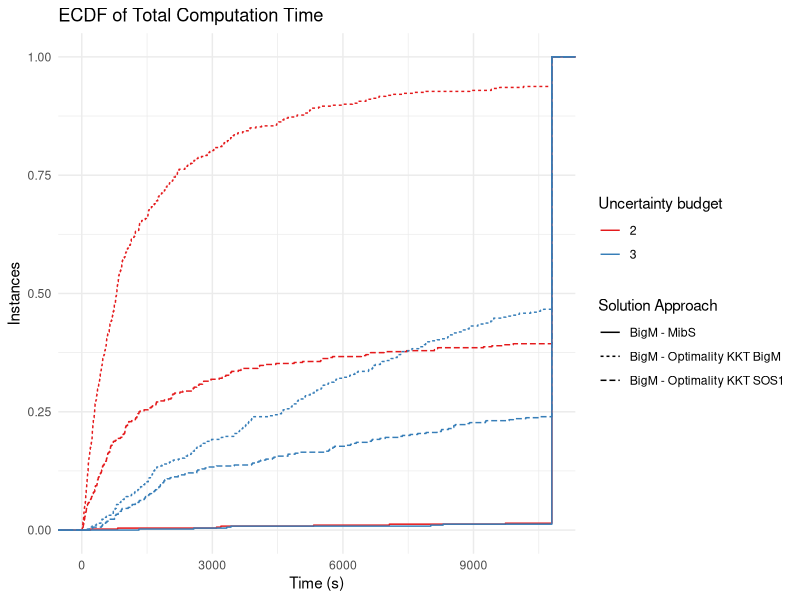
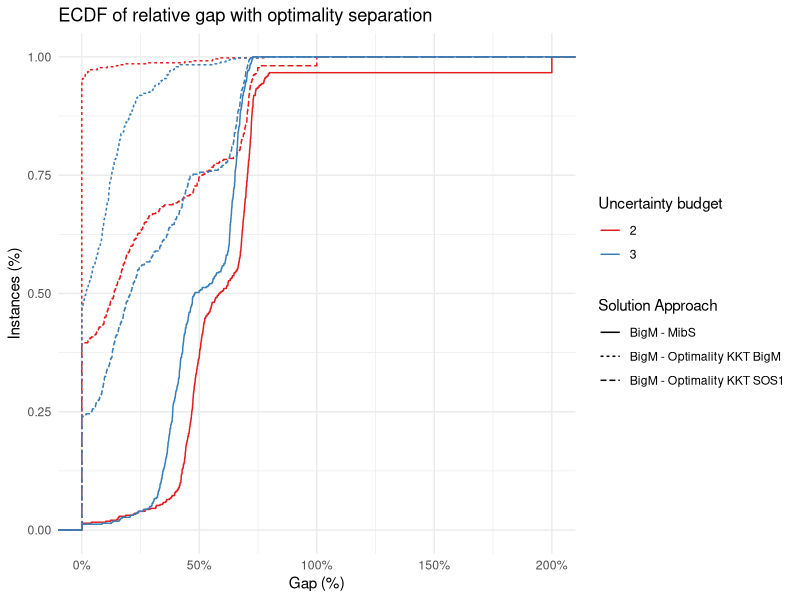
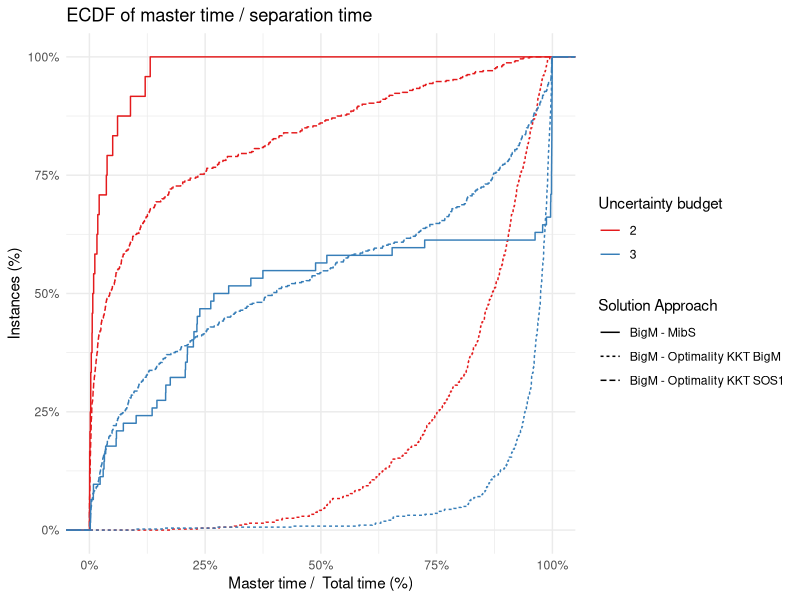
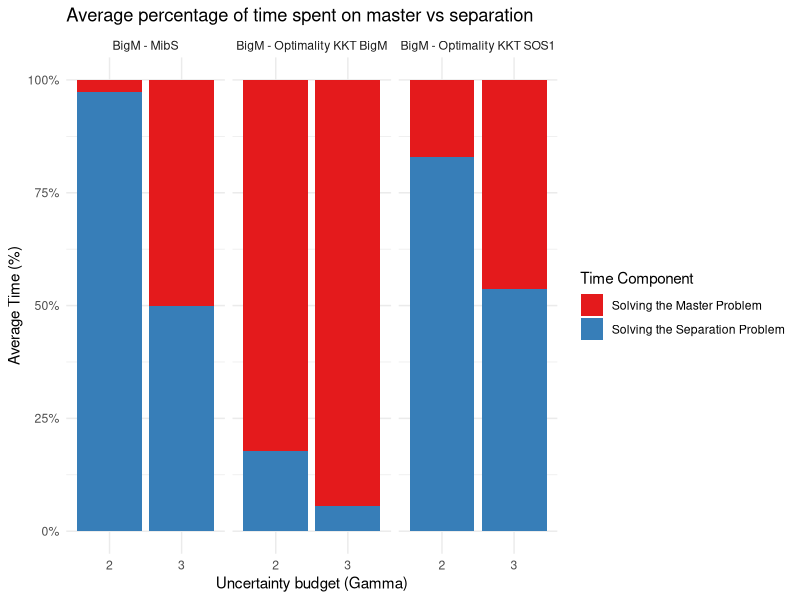
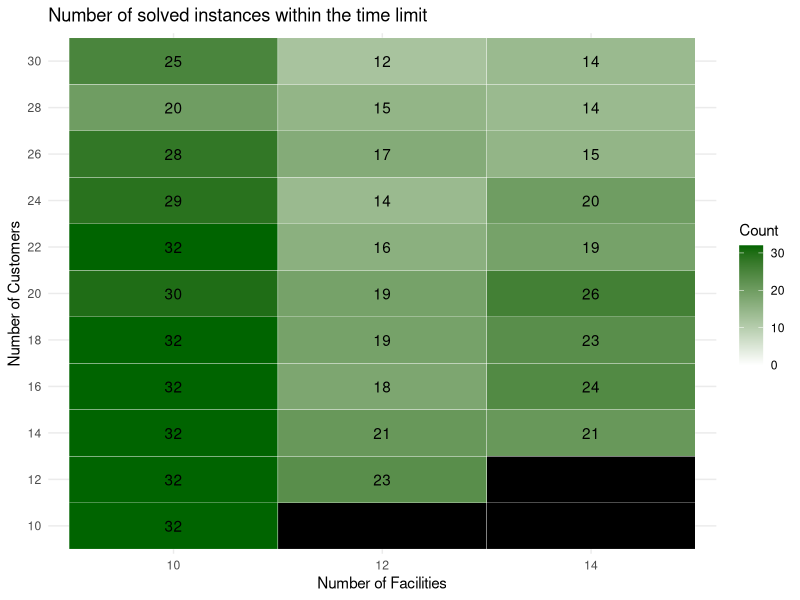
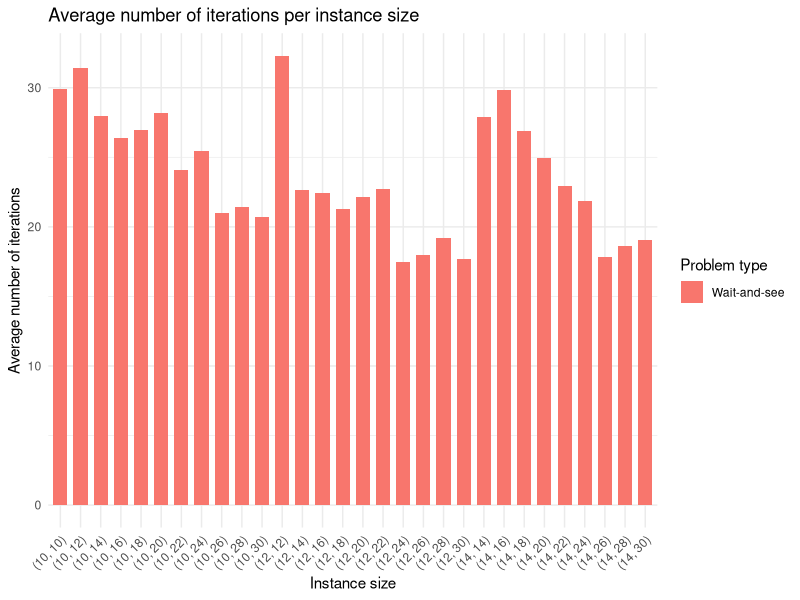
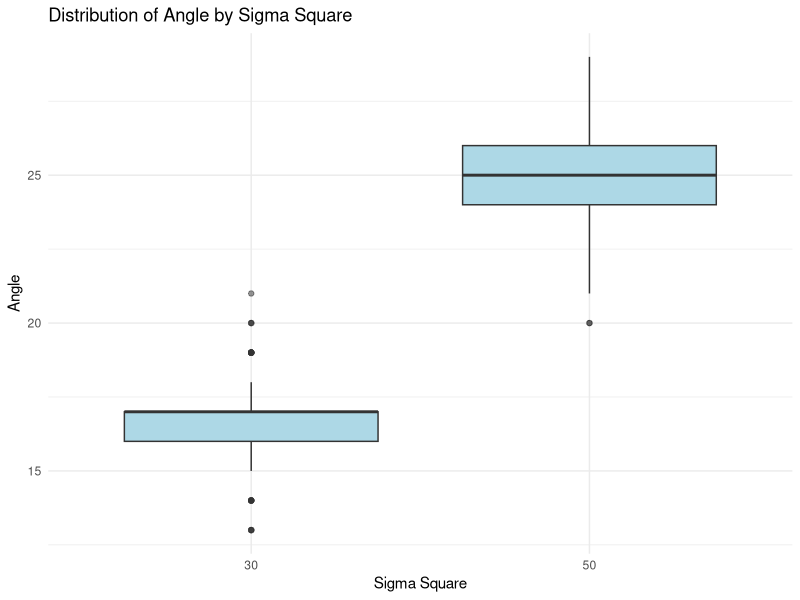
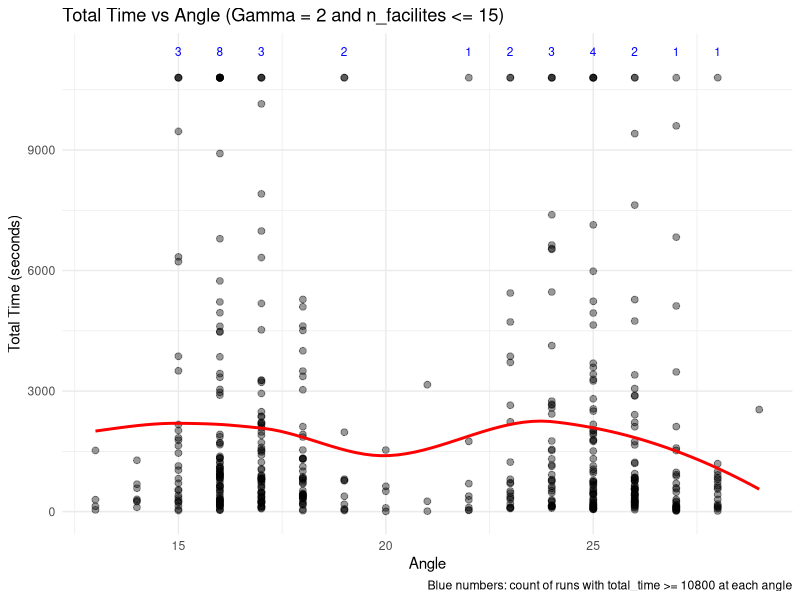

These charts were generated, in order, by the following R code:
## ---- chunk 1
library(ggplot2)
library(rmarkdown)
suppressWarnings(library(dplyr))
library(knitr)
library(kableExtra)
library(stringr)
library(RColorBrewer)
library(tidyr)
## ---- chunk 2
make_heatmap = function(data) {
  
  max_count = data %>%
    count(n_facilities, n_customers) %>%
    pull(n) %>%
    max()
  
  # Step 1: Get all existing combinations in the original data
  existing_combinations = data %>% distinct(n_facilities, n_customers)
  
  # Step 2: Get all combinations of existing values
  full_grid = expand_grid(
    n_facilities = unique(data$n_facilities),
    n_customers = unique(data$n_customers)
  )
  
  # Step 3: Mark whether the pair exists in the original data
  full_grid = full_grid %>%
    left_join(existing_combinations %>% mutate(exists = TRUE), by = c("n_facilities", "n_customers"))
  
  # Step 4: Count how many rows are below the time limit
  counts = data %>%
    filter(total_time < 10800) %>%
    count(n_facilities, n_customers, name = "count")
  
  # Step 5: Join the count info into the full grid
  summary_data = full_grid %>%
    left_join(counts, by = c("n_facilities", "n_customers"))
  
  # Step 6: Set count = 0 where pair exists but no row meets time condition
  summary_data = summary_data %>%
    mutate(
      count = ifelse(is.na(count) & exists == TRUE, 0, count)
    )
  
  # Step 7: Plot with text
  p = ggplot(summary_data, aes(x = factor(n_facilities), y = factor(n_customers), fill = count)) +
    geom_tile(color = "white") +
    geom_text(aes(label = ifelse(!is.na(count), count, "")), color = "black") +
    scale_fill_gradient(
      low = "white", high = "darkgreen", na.value = "black",
      limits = c(0,max_count)
    ) +
    labs(
      title = "Number of solved instances within the time limit",
      x = "Number of Facilities",
      y = "Number of Customers",
      fill = "Count"
    ) +
    theme_minimal()
  
  return(p)
}

## ---- chunk 3
make_ecdf_total_time = function(data) {
  p = ggplot(data, aes(x = total_time, color = factor(Gamma), linetype = full_approach ) ) +
      stat_ecdf(geom = "step", linewidth = .5) +
      #scale_y_continuous(labels = function(x) gsub("%", "\\\\%", scales::label_percent()(x))) +
      labs(
        title = "ECDF of Total Computation Time",
        x = "Time (s)",
        y = "Instances",
        color = "Uncertainty budget",
        linetype = "Solution Approach"
      ) +
      xlim(c(0,10800)) +
      theme_minimal() +
      scale_color_brewer(palette = "Set1")
  
  print(p)
  
  ecdf_table <- all_results_wait_and_see %>%
    group_by(Gamma, full_approach) %>%
    arrange(total_time) %>%
    mutate(y = ecdf(total_time)(total_time)) %>%
    select(Gamma, full_approach, x = total_time, y)
  
  return(ecdf_table)
}

make_ecdf_gap = function(data) {
  
  p = ggplot(data,
         aes(x = (best_obj - best_bound) / (abs(best_obj) + 1e-10), color = factor(Gamma), linetype = full_approach ) ) +
      stat_ecdf(geom = "step", linewidth = .5) +
      scale_x_continuous(labels = scales::percent) +
      labs(
        title = "ECDF of relative gap with optimality separation",
        x = "Gap (%)",
        y = "Instances (%)",
        color = "Uncertainty budget",
        linetype = "Solution Approach"
      ) +
      theme_minimal() +
      scale_color_brewer(palette = "Set1")
  
  return (p)
}

make_ecdf_master_time = function(data) {
  
  p = ggplot(data,
         aes(x = master_time / total_time, color = factor(Gamma), linetype =  full_approach) ) +
      stat_ecdf(geom = "step", linewidth = .5) +
      scale_x_continuous(labels = scales::percent) +
      scale_y_continuous(labels = scales::percent) +
      labs(
        title = "ECDF of master time / separation time",
        x = "Master time /  Total time (%)",
        y = "Instances (%)",
        color = "Uncertainty budget",
        linetype = "Solution Approach"
      ) +
      theme_minimal() +
      scale_color_brewer(palette = "Set1")
    
  return (p)
}

make_master_time_barplot = function(data) {
  
  # Compute percentages
  plot_data <- data %>%
    dplyr::mutate(
      master_pct = master_time / total_time,
      other_pct  = 1 - master_pct
    ) %>%
    tidyr::pivot_longer(
      cols = c(master_pct, other_pct),
      names_to = "component",
      values_to = "percentage"
    )
  
  # Bar plot
  p <- ggplot(plot_data,
              aes(x = factor(Gamma), y = percentage, fill = component)) +
    geom_bar(stat = "summary", fun = mean, position = "stack") +
    scale_y_continuous(labels = scales::percent) +
    scale_fill_manual(
      values = c(master_pct = "#E41A1C", other_pct = "#377EB8"),
      labels = c("Solving the Master Problem", "Solving the Separation Problem"),
      name = "Time Component"
    ) +
    facet_wrap(~ full_approach) +
    labs(
      title = "Average percentage of time spent on master vs separation",
      x = "Uncertainty budget (Gamma)",
      y = "Average Time (%)"
    ) +
    theme_minimal()
  
  return(p)
}

## ---- chunk 4
all_results_wait_and_see = rbind(
  read.csv("ws_results.csv", header = FALSE),
  read.csv("aro_results.csv", header = FALSE)
)
colnames(all_results_wait_and_see) = c("tag",
                          "instance",
                          "lower_objective_instance",
                          "n_facilities",
                          "n_customers", 
                          "d",
                          "angle",
                          "Gamma",
                          "master_method",
                          "separation_method",
                          "status",
                          "reason",
                          "best_bound",
                          "best_obj",
                          "total_time",
                          "master_time",
                          "separation_time",
                          "n_iterations")

all_results_wait_and_see = all_results_wait_and_see %>%
  mutate(
    separation_type = sub("_.*", "", separation_method),
    separation_method = gsub("_", " ", separation_method),
    separation_approach = sub("^[^_]+_", "", separation_method),
    full_approach = paste0(master_method, " - ", separation_approach),
    sigma_square = as.numeric(sub(".*_\\d+_(\\d+)_\\d+\\.txt$", "\\1", lower_objective_instance)),
    total_time = pmin(total_time, 10800),
    gap = (best_obj - best_bound) / (abs(best_obj) + 1e-10)
  )

#all_results_wait_and_see = all_results_wait_and_see %>% filter(n_facilities <= 25 & n_customers <= 40)

all_results_wait_and_see$tag = NULL

#print("*********************** WARNING: Filtering instances here ***********************")

#all_results_wait_and_see <- all_results_wait_and_see %>%
#  group_by(instance, lower_objective_instance, Gamma) %>%
#  mutate(n_full_approach = n_distinct(full_approach)) %>%
#  ungroup() %>%
#  filter(n_full_approach == n_distinct(all_results_wait_and_see$full_approach)) %>%
#  select(-n_full_approach)

paged_table(all_results_wait_and_see)
## ---- chunk 5

table = make_ecdf_total_time(all_results_wait_and_see)

write_ecdf_csv = function(data, column_name, filename) {
  
  x_points <- seq(0, max(data[[column_name]]), length.out = 100)

  combinations <- data %>%
    select(full_approach, Gamma) %>%
    distinct()
  
  # Compute ECDF values for each combination
  ecdf_table <- combinations %>%
    rowwise() %>%
    do({
      approach <- .$full_approach
      gamma <- .$Gamma
      
      # Subset the data
      df_sub <- data %>%
        filter(full_approach == approach, Gamma == gamma)
      
      # Compute ECDF
      F <- ecdf(df_sub[[column_name]])
      
      # Evaluate at x_points
      data.frame(
        x = x_points,
        value = F(x_points),
        full_approach = approach,
        Gamma = gamma
      )
    }) %>%
    ungroup()
  
  ecdf_wide <- ecdf_table %>%
    unite("approach_Gamma", full_approach, Gamma, sep = "_") %>%
    pivot_wider(names_from = approach_Gamma, values_from = value)
  
  
  ecdf_wide
  
  write.csv(ecdf_wide, filename, row.names = FALSE, quote = FALSE)
}

write_ecdf_csv(all_results_wait_and_see, "total_time", "uflp-ecdf-time.csv")
write_ecdf_csv(all_results_wait_and_see, "gap", "uflp-ecdf-gap.csv")

make_ecdf_gap(all_results_wait_and_see)
make_ecdf_master_time(all_results_wait_and_see)
make_master_time_barplot(all_results_wait_and_see)
## ---- chunk 6
wait_and_see_big_M = all_results_wait_and_see %>% filter(full_approach == "BigM - Optimality KKT BigM")
make_heatmap(wait_and_see_big_M)
## ---- chunk 7

wait_and_see_big_M_solved = wait_and_see_big_M %>% filter(total_time < 10800)

avg_iter_wait_and_see <- wait_and_see_big_M_solved %>%
  group_by(n_facilities, n_customers) %>%
  summarise(avg_iterations = mean(n_iterations, na.rm = TRUE), .groups = "drop") %>%
  mutate(problem_type = "Wait-and-see")

# Step 3: Create a label for each pair to use on the x-axis
avg_iterations_combined <- avg_iter_wait_and_see %>%
  mutate(pair = paste0("(", n_facilities, ", ", n_customers, ")"))

# Step 4: Plot side-by-side bars
ggplot(avg_iterations_combined, aes(x = pair, y = avg_iterations, fill = problem_type)) +
  geom_bar(stat = "identity", position = position_dodge(width = 0.8), width = 0.7) +
  labs(
    title = "Average number of iterations per instance size",
    x = "Instance size",
    y = "Average number of iterations",
    fill = "Problem type"
  ) +
  theme_minimal() +
  theme(axis.text.x = element_text(angle = 45, hjust = 1))
## ---- chunk 8
summary_table <- all_results_wait_and_see %>%
  filter(total_time < 10800) %>%
  group_by(full_approach, Gamma, n_facilities, n_customers) %>%
  summarise(
    #instance = paste(unique(instance), collapse = ", "),
    n_instances = n(),
    avg_total_time = mean(total_time, na.rm = TRUE),
    avg_master_share = mean(master_time / total_time * 100, na.rm = TRUE),
    avg_n_iterations = mean(n_iterations, na.rm = TRUE),
    .groups = "drop"
  )

kable(summary_table)
## ---- chunk 9
wait_and_see_big_M %>% group_by(sigma_square) %>% summarise(avg_angle = mean(angle))

ggplot(wait_and_see_big_M, aes(x = factor(sigma_square), y = angle)) +
  geom_boxplot(outlier.alpha = 0.3, fill = "lightblue") +
  labs(
    title = "Distribution of Angle by Sigma Square",
    x = "Sigma Square",
    y = "Angle"
  ) +
  theme_minimal()

######################

for (Gamma_val in unique(wait_and_see_big_M$Gamma)) {
  
  data = wait_and_see_big_M %>% filter(Gamma == Gamma_val, n_facilities <= 15)
  
  # Count long runs per exact angle
  counts_per_angle <- data %>%
    group_by(angle) %>%
    summarise(long_runs = sum(total_time >= 10800, na.rm = TRUE)) %>%
    ungroup()
  
  # Plot with points, smooth line, and count labels
  p = ggplot(data, aes(x = angle, y = total_time)) +
    geom_point(alpha = 0.4, size = 2) +
    geom_smooth(method = "loess", se = FALSE, color = "red", size = 1) +
    geom_text(
      data = counts_per_angle %>% filter(long_runs > 0),
      aes(x = angle, y = max(data$total_time, na.rm = TRUE) * 1.05, label = long_runs),
      color = "blue",
      size = 3,
      vjust = 0
    ) +
    labs(
      title = paste0("Total Time vs Angle (Gamma = ", Gamma_val, " and n_facilites <= 15)"),
      x = "Angle",
      y = "Total Time (seconds)",
      caption = "Blue numbers: count of runs with total_time >= 10800 at each angle"
    ) +
    theme_minimal() +
    coord_cartesian(clip = "off")  # to show labels outside plot area
  
  print(p)
}
## ---- chunk 10
check_obj_consistency <- function(data) {
  data %>%
    filter(total_time < 10800) %>%
    group_by(instance, lower_objective_instance, Gamma) %>%
    summarise(
      n_methods = n_distinct(full_approach),
      n_obj     = n_distinct(best_obj),
      same_obj  = (n_obj == 1),
      obs = paste0(best_obj, collapse = ", "),
      .groups = "drop"
    ) %>%
    filter(!same_obj)
}

check_obj_consistency(all_results_wait_and_see)

all_results_wait_and_see %>% filter(n_iterations > 100)
